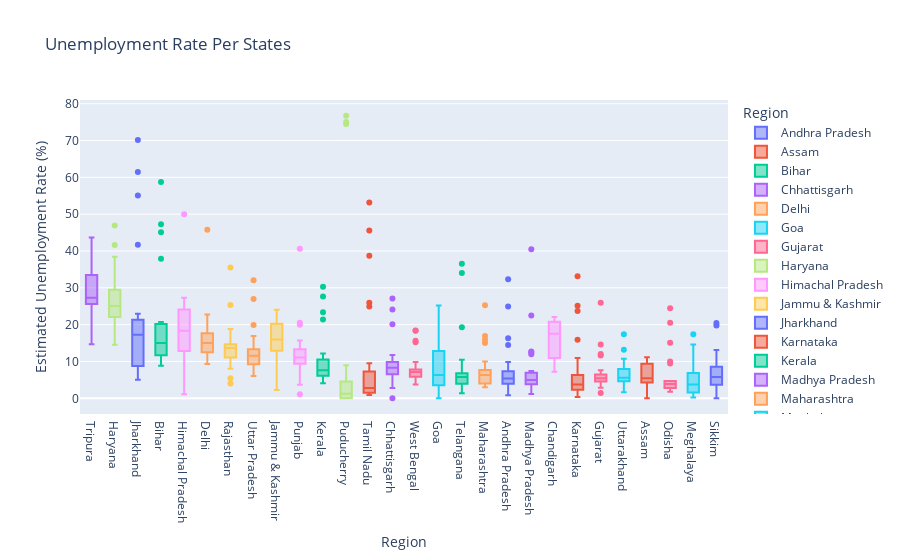

Write notebook code for a chart like this one.
### Markdown cell above
Boxplot of Estimated Unemployment Rate by Region

### Code cell
fig = px.box(unemployment_data, x='Region', y='Estimated Unemployment Rate (%)', color='Region',
             labels={'Region' : 'Region', 'Estimated Unemployment Rate (%)' : 'Estimated Unemployment Rate (%)'},
             title='Unemployment Rate Per States', template='plotly')

fig.update_layout(xaxis={'categoryorder': 'total descending'})
fig.show()

### Figure 1 — Plotly figure (JSON) as saved in the notebook; plotly's stock layout.template omitted (floating-point values rounded to 4 significant figures)
{"data": [{"alignmentgroup": "True", "hovertemplate": "Region=%{x}<br>Estimated Unemployment Rate (%)=%{y}<extra></extra>", "legendgroup": "Andhra Pradesh", "marker": {"color": "#636efa"}, "name": "Andhra Pradesh", "notched": false, "offsetgroup": "Andhra Pradesh", "orientation": "v", "showlegend": true, "type": "box", "x": ["Andhra Pradesh", "Andhra Pradesh", "Andhra Pradesh", "Andhra Pradesh", "Andhra Pradesh", "Andhra Pradesh", "Andhra Pradesh", "Andhra Pradesh", "Andhra Pradesh", "Andhra Pradesh", "Andhra Pradesh", "Andhra Pradesh", "Andhra Pradesh", "Andhra Pradesh", "Andhra Pradesh", "Andhra Pradesh", "Andhra Pradesh", "Andhra Pradesh", "Andhra Pradesh", "Andhra Pradesh", "Andhra Pradesh", "Andhra Pradesh", "Andhra Pradesh", "Andhra Pradesh", "Andhra Pradesh", "Andhra Pradesh", "Andhra Pradesh", "Andhra Pradesh"], "x0": " ", "xaxis": "x", "y": [3.65, 3.05, 3.75, 3.32, 5.17, 3.52, 4.12, 4.38, 4.84, 5.91, 4.06, 16.29, 14.46, 0.85, 6.09, 3.8, 5.64, 4.61, 6.01, 4.7, 7.54, 7.88, 7.11, 5.66, 9.88, 32.3, 24.91, 5.86], "y0": " ", "yaxis": "y"}, {"alignmentgroup": "True", "hovertemplate": "Region=%{x}<br>Estimated Unemployment Rate (%)=%{y}<extra></extra>", "legendgroup": "Assam", "marker": {"color": "#EF553B"}, "name": "Assam", "notched": false, "offsetgroup": "Assam", "orientation": "v", "showlegend": true, "type": "box", "x": ["Assam", "Assam", "Assam", "Assam", "Assam", "Assam", "Assam", "Assam", "Assam", "Assam", "Assam", "Assam", "Assam", "Assam", "Assam", "Assam", "Assam", "Assam", "Assam", "Assam", "Assam", "Assam", "Assam", "Assam", "Assam", "Assam"], "x0": " ", "xaxis": "x", "y": [4.29, 5.08, 4.26, 5.79, 4.46, 4.65, 4.66, 4.29, 3.26, 3.77, 9.38, 0, 7.87, 9.89, 3.21, 10.39, 9.26, 11.17, 6.31, 5.02, 7.24, 9.98, 10.34, 8.37, 10.77, 3.42], "y0": " ", "yaxis": "y"}, {"alignmentgroup": "True", "hovertemplate": "Region=%{x}<br>Estimated Unemployment Rate (%)=%{y}<extra></extra>", "legendgroup": "Bihar", "marker": {"color": "#00cc96"}, "name": "Bihar", "notched": false, "offsetgroup": "Bihar", "orientation": "v", "showlegend": true, "type": "box", "x": ["Bihar", "Bihar", "Bihar", "Bihar", "Bihar", "Bihar", "Bihar", "Bihar", "Bihar", "Bihar", "Bihar", "Bihar", "Bihar", "Bihar", "Bihar", "Bihar", "Bihar", "Bihar", "Bihar", "Bihar", "Bihar", "Bihar", "Bihar", "Bihar", "Bihar", "Bihar", "Bihar", "Bihar"], "x0": " ", "xaxis": "x", "y": [9.27, 10.2, 13.44, 11, 8.87, 12.47, 12.4, 10.16, 9.13, 9.61, 15.39, 45.09, 47.26, 20.49, 19.9, 13.29, 16.41, 17.66, 20.46, 14.06, 17.62, 14.91, 20.69, 15.11, 15.73, 58.77, 37.87, 12.45], "y0": " ", "yaxis": "y"}, {"alignmentgroup": "True", "hovertemplate": "Region=%{x}<br>Estimated Unemployment Rate (%)=%{y}<extra></extra>", "legendgroup": "Chhattisgarh", "marker": {"color": "#ab63fa"}, "name": "Chhattisgarh", "notched": false, "offsetgroup": "Chhattisgarh", "orientation": "v", "showlegend": true, "type": "box", "x": ["Chhattisgarh", "Chhattisgarh", "Chhattisgarh", "Chhattisgarh", "Chhattisgarh", "Chhattisgarh", "Chhattisgarh", "Chhattisgarh", "Chhattisgarh", "Chhattisgarh", "Chhattisgarh", "Chhattisgarh", "Chhattisgarh", "Chhattisgarh", "Chhattisgarh", "Chhattisgarh", "Chhattisgarh", "Chhattisgarh", "Chhattisgarh", "Chhattisgarh", "Chhattisgarh", "Chhattisgarh", "Chhattisgarh", "Chhattisgarh", "Chhattisgarh", "Chhattisgarh", "Chhattisgarh", "Chhattisgarh"], "x0": " ", "xaxis": "x", "y": [9.82, 6.76, 4.54, 4.64, 8.33, 6.96, 2.77, 6.11, 9.89, 7.89, 7.31, 0, 7.64, 10.14, 9.77, 11.77, 8.17, 6.29, 9.46, 10.27, 8.32, 3.57, 9.01, 9.79, 8.21, 20.13, 24.1, 27.07], "y0": " ", "yaxis": "y"}, {"alignmentgroup": "True", "hovertemplate": "Region=%{x}<br>Estimated Unemployment Rate (%)=%{y}<extra></extra>", "legendgroup": "Delhi", "marker": {"color": "#FFA15A"}, "name": "Delhi", "notched": false, "offsetgroup": "Delhi", "orientation": "v", "showlegend": true, "type": "box", "x": ["Delhi", "Delhi", "Delhi", "Delhi", "Delhi", "Delhi", "Delhi", "Delhi", "Delhi", "Delhi", "Delhi", "Delhi", "Delhi", "Delhi", "Delhi", "Delhi", "Delhi", "Delhi", "Delhi", "Delhi", "Delhi", "Delhi", "Delhi", "Delhi", "Delhi", "Delhi", "Delhi", "Delhi"], "x0": " ", "xaxis": "x", "y": [12.56, 9.33, 11.07, 17.18, 12.5, 15.84, 11.11, 16.97, 13.48, 13.81, 15.18, 20.69, 22.76, 21.14, 12.31, 12.76, 14.68, 13.52, 20.59, 12.41, 16.11, 11.07, 22.45, 14.86, 17.09, 16.51, 45.78, 18.11], "y0": " ", "yaxis": "y"}, {"alignmentgroup": "True", "hovertemplate": "Region=%{x}<br>Estimated Unemployment Rate (%)=%{y}<extra></extra>", "legendgroup": "Goa", "marker": {"color": "#19d3f3"}, "name": "Goa", "notched": false, "offsetgroup": "Goa", "orientation": "v", "showlegend": true, "type": "box", "x": ["Goa", "Goa", "Goa", "Goa", "Goa", "Goa", "Goa", "Goa", "Goa", "Goa", "Goa", "Goa", "Goa", "Goa", "Goa", "Goa", "Goa", "Goa", "Goa", "Goa", "Goa", "Goa", "Goa", "Goa"], "x0": " ", "xaxis": "x", "y": [2.91, 5.45, 10.98, 1.98, 3.61, 7.21, 23.71, 3.54, 5.38, 0, 15.91, 20, 2.75, 13.33, 12.28, 4.9, 3.16, 12.31, 25.2, 16.22, 10.92, 4.31, 4.76, 11.76], "y0": " ", "yaxis": "y"}, {"alignmentgroup": "True", "hovertemplate": "Region=%{x}<br>Estimated Unemployment Rate (%)=%{y}<extra></extra>", "legendgroup": "Gujarat", "marker": {"color": "#FF6692"}, "name": "Gujarat", "notched": false, "offsetgroup": "Gujarat", "orientation": "v", "showlegend": true, "type": "box", "x": ["Gujarat", "Gujarat", "Gujarat", "Gujarat", "Gujarat", "Gujarat", "Gujarat", "Gujarat", "Gujarat", "Gujarat", "Gujarat", "Gujarat", "Gujarat", "Gujarat", "Gujarat", "Gujarat", "Gujarat", "Gujarat", "Gujarat", "Gujarat", "Gujarat", "Gujarat", "Gujarat", "Gujarat", "Gujarat", "Gujarat", "Gujarat", "Gujarat"], "x0": " ", "xaxis": "x", "y": [2.88, 4.77, 4.58, 3.7, 6.29, 4.91, 4.68, 3.46, 5.35, 6.64, 7.59, 12, 14.58, 1.41, 4.09, 6.31, 5.15, 4.2, 5.96, 5.45, 7.53, 5.71, 5.82, 6.04, 5.39, 25.94, 11.62, 4.54], "y0": " ", "yaxis": "y"}, {"alignmentgroup": "True", "hovertemplate": "Region=%{x}<br>Estimated Unemployment Rate (%)=%{y}<extra></extra>", "legendgroup": "Haryana", "marker": {"color": "#B6E880"}, "name": "Haryana", "notched": false, "offsetgroup": "Haryana", "orientation": "v", "showlegend": true, "type": "box", "x": ["Haryana", "Haryana", "Haryana", "Haryana", "Haryana", "Haryana", "Haryana", "Haryana", "Haryana", "Haryana", "Haryana", "Haryana", "Haryana", "Haryana", "Haryana", "Haryana", "Haryana", "Haryana", "Haryana", "Haryana", "Haryana", "Haryana", "Haryana", "Haryana", "Haryana", "Haryana", "Haryana", "Haryana"], "x0": " ", "xaxis": "x", "y": [14.54, 23.08, 16.22, 30.94, 16.36, 24.17, 16.59, 29.56, 16.21, 27.19, 23.92, 41.61, 34.22, 35.57, 24.67, 20.42, 25.45, 24.19, 26.84, 21.04, 27.06, 23.65, 27.24, 23.29, 27.14, 46.89, 38.46, 29.41], "y0": " ", "yaxis": "y"}, {"alignmentgroup": "True", "hovertemplate": "Region=%{x}<br>Estimated Unemployment Rate (%)=%{y}<extra></extra>", "legendgroup": "Himachal Pradesh", "marker": {"color": "#FF97FF"}, "name": "Himachal Pradesh", "notched": false, "offsetgroup": "Himachal Pradesh", "orientation": "v", "showlegend": true, "type": "box", "x": ["Himachal Pradesh", "Himachal Pradesh", "Himachal Pradesh", "Himachal Pradesh", "Himachal Pradesh", "Himachal Pradesh", "Himachal Pradesh", "Himachal Pradesh", "Himachal Pradesh", "Himachal Pradesh", "Himachal Pradesh", "Himachal Pradesh", "Himachal Pradesh", "Himachal Pradesh", "Himachal Pradesh", "Himachal Pradesh", "Himachal Pradesh", "Himachal Pradesh", "Himachal Pradesh", "Himachal Pradesh", "Himachal Pradesh", "Himachal Pradesh", "Himachal Pradesh", "Himachal Pradesh", "Himachal Pradesh", "Himachal Pradesh", "Himachal Pradesh", "Himachal Pradesh"], "x0": " ", "xaxis": "x", "y": [13.68, 11.43, 20.59, 18.56, 15.98, 15.81, 22.86, 19.46, 16.67, 15.42, 17.71, 2.13, 25.64, 1.12, 10.88, 21.43, 21.51, 24.48, 12, 23.77, 27.27, 25.32, 18.15, 27.31, 26.44, 2.7, 50, 10.81], "y0": " ", "yaxis": "y"}, {"alignmentgroup": "True", "hovertemplate": "Region=%{x}<br>Estimated Unemployment Rate (%)=%{y}<extra></extra>", "legendgroup": "Jammu & Kashmir", "marker": {"color": "#FECB52"}, "name": "Jammu & Kashmir", "notched": false, "offsetgroup": "Jammu & Kashmir", "orientation": "v", "showlegend": true, "type": "box", "x": ["Jammu & Kashmir", "Jammu & Kashmir", "Jammu & Kashmir", "Jammu & Kashmir", "Jammu & Kashmir", "Jammu & Kashmir", "Jammu & Kashmir", "Jammu & Kashmir", "Jammu & Kashmir", "Jammu & Kashmir", "Jammu & Kashmir", "Jammu & Kashmir", "Jammu & Kashmir", "Jammu & Kashmir", "Jammu & Kashmir", "Jammu & Kashmir", "Jammu & Kashmir", "Jammu & Kashmir", "Jammu & Kashmir", "Jammu & Kashmir", "Jammu & Kashmir"], "x0": " ", "xaxis": "x", "y": [12.78, 12.09, 13.67, 11.32, 19.27, 14.73, 22.19, 21.23, 16, 2.22, 18.97, 23.04, 19.88, 21.55, 24.06, 14.29, 7.02, 18.54, 19.86, 14.29, 12.96], "y0": " ", "yaxis": "y"}, {"alignmentgroup": "True", "hovertemplate": "Region=%{x}<br>Estimated Unemployment Rate (%)=%{y}<extra></extra>", "legendgroup": "Jharkhand", "marker": {"color": "#636efa"}, "name": "Jharkhand", "notched": false, "offsetgroup": "Jharkhand", "orientation": "v", "showlegend": true, "type": "box", "x": ["Jharkhand", "Jharkhand", "Jharkhand", "Jharkhand", "Jharkhand", "Jharkhand", "Jharkhand", "Jharkhand", "Jharkhand", "Jharkhand", "Jharkhand", "Jharkhand", "Jharkhand", "Jharkhand", "Jharkhand", "Jharkhand", "Jharkhand", "Jharkhand", "Jharkhand", "Jharkhand", "Jharkhand", "Jharkhand", "Jharkhand", "Jharkhand", "Jharkhand", "Jharkhand", "Jharkhand", "Jharkhand"], "x0": " ", "xaxis": "x", "y": [7.11, 8.46, 9.98, 12.06, 7.12, 6.57, 8.07, 15.15, 6.16, 9.06, 5.01, 41.72, 55.1, 21.53, 17.23, 20.51, 15.67, 20.25, 21.16, 19.05, 17.34, 22.01, 22.96, 19.67, 16.4, 61.48, 70.17, 19.38], "y0": " ", "yaxis": "y"}, {"alignmentgroup": "True", "hovertemplate": "Region=%{x}<br>Estimated Unemployment Rate (%)=%{y}<extra></extra>", "legendgroup": "Karnataka", "marker": {"color": "#EF553B"}, "name": "Karnataka", "notched": false, "offsetgroup": "Karnataka", "orientation": "v", "showlegend": true, "type": "box", "x": ["Karnataka", "Karnataka", "Karnataka", "Karnataka", "Karnataka", "Karnataka", "Karnataka", "Karnataka", "Karnataka", "Karnataka", "Karnataka", "Karnataka", "Karnataka", "Karnataka", "Karnataka", "Karnataka", "Karnataka", "Karnataka", "Karnataka", "Karnataka", "Karnataka", "Karnataka", "Karnataka", "Karnataka", "Karnataka", "Karnataka", "Karnataka", "Karnataka"], "x0": " ", "xaxis": "x", "y": [5.46, 5.98, 0.52, 0.37, 3.2, 7.13, 1.19, 0.41, 2.57, 4.11, 2.39, 33.17, 23.72, 10.92, 6.56, 5, 2.29, 1.27, 3.57, 3.87, 3.44, 1.56, 3.31, 2.88, 4.92, 25.12, 15.88, 6.12], "y0": " ", "yaxis": "y"}, {"alignmentgroup": "True", "hovertemplate": "Region=%{x}<br>Estimated Unemployment Rate (%)=%{y}<extra></extra>", "legendgroup": "Kerala", "marker": {"color": "#00cc96"}, "name": "Kerala", "notched": false, "offsetgroup": "Kerala", "orientation": "v", "showlegend": true, "type": "box", "x": ["Kerala", "Kerala", "Kerala", "Kerala", "Kerala", "Kerala", "Kerala", "Kerala", "Kerala", "Kerala", "Kerala", "Kerala", "Kerala", "Kerala", "Kerala", "Kerala", "Kerala", "Kerala", "Kerala", "Kerala", "Kerala", "Kerala", "Kerala", "Kerala", "Kerala", "Kerala", "Kerala", "Kerala"], "x0": " ", "xaxis": "x", "y": [6.63, 9, 4.95, 10.32, 5.35, 9.14, 5, 10.77, 4.11, 8.91, 8.85, 10.71, 23.38, 27.66, 6.11, 6.67, 7.58, 7.69, 5.52, 5.35, 6.71, 7.31, 6.65, 6.08, 9.14, 21.43, 30.28, 12.17], "y0": " ", "yaxis": "y"}, {"alignmentgroup": "True", "hovertemplate": "Region=%{x}<br>Estimated Unemployment Rate (%)=%{y}<extra></extra>", "legendgroup": "Madhya Pradesh", "marker": {"color": "#ab63fa"}, "name": "Madhya Pradesh", "notched": false, "offsetgroup": "Madhya Pradesh", "orientation": "v", "showlegend": true, "type": "box", "x": ["Madhya Pradesh", "Madhya Pradesh", "Madhya Pradesh", "Madhya Pradesh", "Madhya Pradesh", "Madhya Pradesh", "Madhya Pradesh", "Madhya Pradesh", "Madhya Pradesh", "Madhya Pradesh", "Madhya Pradesh", "Madhya Pradesh", "Madhya Pradesh", "Madhya Pradesh", "Madhya Pradesh", "Madhya Pradesh", "Madhya Pradesh", "Madhya Pradesh", "Madhya Pradesh", "Madhya Pradesh", "Madhya Pradesh", "Madhya Pradesh", "Madhya Pradesh", "Madhya Pradesh", "Madhya Pradesh", "Madhya Pradesh", "Madhya Pradesh", "Madhya Pradesh"], "x0": " ", "xaxis": "x", "y": [3.63, 4.25, 3.92, 4.94, 3.08, 2.98, 2.72, 2.94, 3.66, 4.42, 1.19, 12.5, 22.46, 6.46, 3.91, 6.38, 7.38, 6.82, 7, 4.4, 6.06, 6.2, 5.17, 4.96, 4.8, 11.94, 40.49, 12.72], "y0": " ", "yaxis": "y"}, {"alignmentgroup": "True", "hovertemplate": "Region=%{x}<br>Estimated Unemployment Rate (%)=%{y}<extra></extra>", "legendgroup": "Maharashtra", "marker": {"color": "#FFA15A"}, "name": "Maharashtra", "notched": false, "offsetgroup": "Maharashtra", "orientation": "v", "showlegend": true, "type": "box", "x": ["Maharashtra", "Maharashtra", "Maharashtra", "Maharashtra", "Maharashtra", "Maharashtra", "Maharashtra", "Maharashtra", "Maharashtra", "Maharashtra", "Maharashtra", "Maharashtra", "Maharashtra", "Maharashtra", "Maharashtra", "Maharashtra", "Maharashtra", "Maharashtra", "Maharashtra", "Maharashtra", "Maharashtra", "Maharashtra", "Maharashtra", "Maharashtra", "Maharashtra", "Maharashtra", "Maharashtra", "Maharashtra"], "x0": " ", "xaxis": "x", "y": [3.67, 4.34, 3.66, 3.76, 4.4, 3.81, 3.68, 3.03, 3.8, 4.24, 5.38, 25.28, 16.89, 9.4, 6.08, 6.46, 6.35, 7.57, 7.6, 7.51, 7.6, 7.83, 6.67, 5.34, 6.34, 14.99, 15.92, 10.01], "y0": " ", "yaxis": "y"}, {"alignmentgroup": "True", "hovertemplate": "Region=%{x}<br>Estimated Unemployment Rate (%)=%{y}<extra></extra>", "legendgroup": "Meghalaya", "marker": {"color": "#19d3f3"}, "name": "Meghalaya", "notched": false, "offsetgroup": "Meghalaya", "orientation": "v", "showlegend": true, "type": "box", "x": ["Meghalaya", "Meghalaya", "Meghalaya", "Meghalaya", "Meghalaya", "Meghalaya", "Meghalaya", "Meghalaya", "Meghalaya", "Meghalaya", "Meghalaya", "Meghalaya", "Meghalaya", "Meghalaya", "Meghalaya", "Meghalaya", "Meghalaya", "Meghalaya", "Meghalaya", "Meghalaya", "Meghalaya", "Meghalaya", "Meghalaya", "Meghalaya", "Meghalaya", "Meghalaya", "Meghalaya"], "x0": " ", "xaxis": "x", "y": [3.16, 4.23, 1.03, 0.52, 0.24, 3.7, 1.5, 1.8, 0.97, 2.76, 1.28, 8.38, 3.73, 1.35, 8.4, 8.66, 4.43, 5.8, 5.3, 7.2, 3.02, 5.21, 4.76, 7.37, 2.8, 17.39, 14.58], "y0": " ", "yaxis": "y"}, {"alignmentgroup": "True", "hovertemplate": "Region=%{x}<br>Estimated Unemployment Rate (%)=%{y}<extra></extra>", "legendgroup": "Odisha", "marker": {"color": "#FF6692"}, "name": "Odisha", "notched": false, "offsetgroup": "Odisha", "orientation": "v", "showlegend": true, "type": "box", "x": ["Odisha", "Odisha", "Odisha", "Odisha", "Odisha", "Odisha", "Odisha", "Odisha", "Odisha", "Odisha", "Odisha", "Odisha", "Odisha", "Odisha", "Odisha", "Odisha", "Odisha", "Odisha", "Odisha", "Odisha", "Odisha", "Odisha", "Odisha", "Odisha", "Odisha", "Odisha", "Odisha", "Odisha"], "x0": " ", "xaxis": "x", "y": [4.17, 4.71, 3.31, 3.68, 4.31, 4.28, 4.72, 4.67, 1.81, 3.31, 15.09, 24.48, 9.45, 4.59, 2.95, 2.63, 1.78, 3.5, 3.78, 4.5, 2.23, 3.36, 2.28, 2.19, 3.96, 20.5, 10, 2.18], "y0": " ", "yaxis": "y"}, {"alignmentgroup": "True", "hovertemplate": "Region=%{x}<br>Estimated Unemployment Rate (%)=%{y}<extra></extra>", "legendgroup": "Puducherry", "marker": {"color": "#B6E880"}, "name": "Puducherry", "notched": false, "offsetgroup": "Puducherry", "orientation": "v", "showlegend": true, "type": "box", "x": ["Puducherry", "Puducherry", "Puducherry", "Puducherry", "Puducherry", "Puducherry", "Puducherry", "Puducherry", "Puducherry", "Puducherry", "Puducherry", "Puducherry", "Puducherry", "Puducherry", "Puducherry", "Puducherry", "Puducherry", "Puducherry", "Puducherry", "Puducherry", "Puducherry", "Puducherry", "Puducherry", "Puducherry", "Puducherry", "Puducherry"], "x0": " ", "xaxis": "x", "y": [0, 0, 0, 4.85, 0, 1.18, 0, 1.99, 0.58, 1.74, 2.31, 74.51, 1.25, 0, 0, 8.95, 1.22, 1.17, 1.37, 5.21, 0.57, 1.78, 0.62, 76.74, 75, 4.55], "y0": " ", "yaxis": "y"}, {"alignmentgroup": "True", "hovertemplate": "Region=%{x}<br>Estimated Unemployment Rate (%)=%{y}<extra></extra>", "legendgroup": "Punjab", "marker": {"color": "#FF97FF"}, "name": "Punjab", "notched": false, "offsetgroup": "Punjab", "orientation": "v", "showlegend": true, "type": "box", "x": ["Punjab", "Punjab", "Punjab", "Punjab", "Punjab", "Punjab", "Punjab", "Punjab", "Punjab", "Punjab", "Punjab", "Punjab", "Punjab", "Punjab", "Punjab", "Punjab", "Punjab", "Punjab", "Punjab", "Punjab", "Punjab", "Punjab", "Punjab", "Punjab", "Punjab", "Punjab", "Punjab", "Punjab"], "x0": " ", "xaxis": "x", "y": [9.17, 12.21, 9.64, 6.69, 8.59, 12.56, 7.07, 6.13, 9.69, 10.41, 10.51, 3.69, 40.59, 20, 13.49, 13.17, 11.61, 11.99, 15.69, 13.75, 10.39, 11.97, 13.68, 11.99, 9.97, 1.13, 20.54, 10.55], "y0": " ", "yaxis": "y"}, {"alignmentgroup": "True", "hovertemplate": "Region=%{x}<br>Estimated Unemployment Rate (%)=%{y}<extra></extra>", "legendgroup": "Rajasthan", "marker": {"color": "#FECB52"}, "name": "Rajasthan", "notched": false, "offsetgroup": "Rajasthan", "orientation": "v", "showlegend": true, "type": "box", "x": ["Rajasthan", "Rajasthan", "Rajasthan", "Rajasthan", "Rajasthan", "Rajasthan", "Rajasthan", "Rajasthan", "Rajasthan", "Rajasthan", "Rajasthan", "Rajasthan", "Rajasthan", "Rajasthan", "Rajasthan", "Rajasthan", "Rajasthan", "Rajasthan", "Rajasthan", "Rajasthan", "Rajasthan", "Rajasthan", "Rajasthan", "Rajasthan", "Rajasthan", "Rajasthan", "Rajasthan", "Rajasthan"], "x0": " ", "xaxis": "x", "y": [4.03, 13.7, 9.7, 12.5, 5.45, 14.66, 10.47, 13.96, 8, 14.48, 9.47, 12.25, 10.45, 13.86, 13.62, 14.36, 11.67, 14.71, 12.63, 13.02, 14.3, 18.04, 18.82, 17.02, 18.54, 35.53, 25.35, 13.04], "y0": " ", "yaxis": "y"}, {"alignmentgroup": "True", "hovertemplate": "Region=%{x}<br>Estimated Unemployment Rate (%)=%{y}<extra></extra>", "legendgroup": "Sikkim", "marker": {"color": "#636efa"}, "name": "Sikkim", "notched": false, "offsetgroup": "Sikkim", "orientation": "v", "showlegend": true, "type": "box", "x": ["Sikkim", "Sikkim", "Sikkim", "Sikkim", "Sikkim", "Sikkim", "Sikkim", "Sikkim", "Sikkim", "Sikkim", "Sikkim", "Sikkim", "Sikkim", "Sikkim", "Sikkim", "Sikkim", "Sikkim"], "x0": " ", "xaxis": "x", "y": [5.48, 13.11, 1, 0, 5.81, 8.2, 7.76, 2.56, 4.82, 4.81, 9.68, 4.04, 7.37, 20.45, 5.77, 19.75, 2.63], "y0": " ", "yaxis": "y"}, {"alignmentgroup": "True", "hovertemplate": "Region=%{x}<br>Estimated Unemployment Rate (%)=%{y}<extra></extra>", "legendgroup": "Tamil Nadu", "marker": {"color": "#EF553B"}, "name": "Tamil Nadu", "notched": false, "offsetgroup": "Tamil Nadu", "orientation": "v", "showlegend": true, "type": "box", "x": ["Tamil Nadu", "Tamil Nadu", "Tamil Nadu", "Tamil Nadu", "Tamil Nadu", "Tamil Nadu", "Tamil Nadu", "Tamil Nadu", "Tamil Nadu", "Tamil Nadu", "Tamil Nadu", "Tamil Nadu", "Tamil Nadu", "Tamil Nadu", "Tamil Nadu", "Tamil Nadu", "Tamil Nadu", "Tamil Nadu", "Tamil Nadu", "Tamil Nadu", "Tamil Nadu", "Tamil Nadu", "Tamil Nadu", "Tamil Nadu", "Tamil Nadu", "Tamil Nadu", "Tamil Nadu", "Tamil Nadu"], "x0": " ", "xaxis": "x", "y": [0.97, 0.92, 6.01, 2.91, 1.71, 1.46, 2.46, 3.73, 1.18, 1.17, 6.36, 53.19, 38.73, 2.06, 0.89, 1.56, 3.18, 9.53, 1.86, 1.13, 2.65, 8.05, 2.05, 3.31, 6.46, 45.55, 25.95, 24.93], "y0": " ", "yaxis": "y"}, {"alignmentgroup": "True", "hovertemplate": "Region=%{x}<br>Estimated Unemployment Rate (%)=%{y}<extra></extra>", "legendgroup": "Telangana", "marker": {"color": "#00cc96"}, "name": "Telangana", "notched": false, "offsetgroup": "Telangana", "orientation": "v", "showlegend": true, "type": "box", "x": ["Telangana", "Telangana", "Telangana", "Telangana", "Telangana", "Telangana", "Telangana", "Telangana", "Telangana", "Telangana", "Telangana", "Telangana", "Telangana", "Telangana", "Telangana", "Telangana", "Telangana", "Telangana", "Telangana", "Telangana", "Telangana", "Telangana", "Telangana", "Telangana", "Telangana", "Telangana", "Telangana", "Telangana"], "x0": " ", "xaxis": "x", "y": [2.23, 5.92, 2.45, 1.4, 5.49, 7.29, 6.47, 1.35, 5.02, 9.02, 5.63, 4.51, 34.01, 19.3, 1.52, 1.43, 3.73, 4.19, 6.19, 6.74, 5.23, 4.22, 6.49, 6.74, 6.1, 10.5, 36.57, 6.92], "y0": " ", "yaxis": "y"}, {"alignmentgroup": "True", "hovertemplate": "Region=%{x}<br>Estimated Unemployment Rate (%)=%{y}<extra></extra>", "legendgroup": "Tripura", "marker": {"color": "#ab63fa"}, "name": "Tripura", "notched": false, "offsetgroup": "Tripura", "orientation": "v", "showlegend": true, "type": "box", "x": ["Tripura", "Tripura", "Tripura", "Tripura", "Tripura", "Tripura", "Tripura", "Tripura", "Tripura", "Tripura", "Tripura", "Tripura", "Tripura", "Tripura", "Tripura", "Tripura", "Tripura", "Tripura", "Tripura", "Tripura", "Tripura", "Tripura", "Tripura", "Tripura", "Tripura", "Tripura", "Tripura", "Tripura"], "x0": " ", "xaxis": "x", "y": [29.25, 26.64, 22.47, 25.49, 30.23, 27.54, 25.25, 26.53, 31.91, 26.22, 31.61, 43.64, 14.71, 18.84, 34.69, 25.59, 25.81, 33.45, 33.57, 26.67, 27.15, 33.48, 34.37, 33.88, 25.69, 34.88, 16.78, 27.47], "y0": " ", "yaxis": "y"}, {"alignmentgroup": "True", "hovertemplate": "Region=%{x}<br>Estimated Unemployment Rate (%)=%{y}<extra></extra>", "legendgroup": "Uttar Pradesh", "marker": {"color": "#FFA15A"}, "name": "Uttar Pradesh", "notched": false, "offsetgroup": "Uttar Pradesh", "orientation": "v", "showlegend": true, "type": "box", "x": ["Uttar Pradesh", "Uttar Pradesh", "Uttar Pradesh", "Uttar Pradesh", "Uttar Pradesh", "Uttar Pradesh", "Uttar Pradesh", "Uttar Pradesh", "Uttar Pradesh", "Uttar Pradesh", "Uttar Pradesh", "Uttar Pradesh", "Uttar Pradesh", "Uttar Pradesh", "Uttar Pradesh", "Uttar Pradesh", "Uttar Pradesh", "Uttar Pradesh", "Uttar Pradesh", "Uttar Pradesh", "Uttar Pradesh", "Uttar Pradesh", "Uttar Pradesh", "Uttar Pradesh", "Uttar Pradesh", "Uttar Pradesh", "Uttar Pradesh", "Uttar Pradesh"], "x0": " ", "xaxis": "x", "y": [10.26, 11.13, 9.19, 11.47, 6.45, 10.18, 6.94, 8.43, 6.06, 8.12, 9.37, 19.92, 16.89, 8.51, 14.4, 11.62, 11.8, 14.73, 13.58, 10.35, 11.31, 12.37, 12.34, 11.65, 12.32, 26.94, 32.06, 13.05], "y0": " ", "yaxis": "y"}, {"alignmentgroup": "True", "hovertemplate": "Region=%{x}<br>Estimated Unemployment Rate (%)=%{y}<extra></extra>", "legendgroup": "Uttarakhand", "marker": {"color": "#19d3f3"}, "name": "Uttarakhand", "notched": false, "offsetgroup": "Uttarakhand", "orientation": "v", "showlegend": true, "type": "box", "x": ["Uttarakhand", "Uttarakhand", "Uttarakhand", "Uttarakhand", "Uttarakhand", "Uttarakhand", "Uttarakhand", "Uttarakhand", "Uttarakhand", "Uttarakhand", "Uttarakhand", "Uttarakhand", "Uttarakhand", "Uttarakhand", "Uttarakhand", "Uttarakhand", "Uttarakhand", "Uttarakhand", "Uttarakhand", "Uttarakhand", "Uttarakhand", "Uttarakhand", "Uttarakhand", "Uttarakhand", "Uttarakhand", "Uttarakhand", "Uttarakhand"], "x0": " ", "xaxis": "x", "y": [1.63, 4.65, 5.74, 6.11, 3.47, 4.83, 5.56, 4.52, 4.17, 4.85, 3.66, 3.57, 10.71, 9.17, 4.69, 6.94, 7.43, 9.62, 4.72, 6.34, 7.39, 8.92, 5.28, 8.15, 13.18, 17.36, 5.08], "y0": " ", "yaxis": "y"}, {"alignmentgroup": "True", "hovertemplate": "Region=%{x}<br>Estimated Unemployment Rate (%)=%{y}<extra></extra>", "legendgroup": "West Bengal", "marker": {"color": "#FF6692"}, "name": "West Bengal", "notched": false, "offsetgroup": "West Bengal", "orientation": "v", "showlegend": true, "type": "box", "x": ["West Bengal", "West Bengal", "West Bengal", "West Bengal", "West Bengal", "West Bengal", "West Bengal", "West Bengal", "West Bengal", "West Bengal", "West Bengal", "West Bengal", "West Bengal", "West Bengal", "West Bengal", "West Bengal", "West Bengal", "West Bengal", "West Bengal", "West Bengal", "West Bengal", "West Bengal", "West Bengal", "West Bengal", "West Bengal", "West Bengal", "West Bengal", "West Bengal"], "x0": " ", "xaxis": "x", "y": [6.02, 5.85, 5.62, 5.58, 5.26, 6.78, 5.83, 5.79, 6.79, 3.78, 7.02, 18.32, 18.43, 4.94, 7.25, 7.38, 7.91, 7.27, 7.79, 7.83, 6.61, 7.24, 7.27, 7.55, 6.67, 15.63, 15.22, 9.86], "y0": " ", "yaxis": "y"}, {"alignmentgroup": "True", "hovertemplate": "Region=%{x}<br>Estimated Unemployment Rate (%)=%{y}<extra></extra>", "legendgroup": "Chandigarh", "marker": {"color": "#FF97FF"}, "name": "Chandigarh", "notched": false, "offsetgroup": "Chandigarh", "orientation": "v", "showlegend": true, "type": "box", "x": ["Chandigarh", "Chandigarh", "Chandigarh", "Chandigarh", "Chandigarh", "Chandigarh", "Chandigarh", "Chandigarh", "Chandigarh", "Chandigarh", "Chandigarh", "Chandigarh"], "x0": " ", "xaxis": "x", "y": [18.35, 12.4, 21.8, 9.52, 20.14, 13.99, 22.05, 8.33, 20, 16.67, 21.43, 7.22], "y0": " ", "yaxis": "y"}], "layout": {"boxmode": "overlay", "legend": {"title": {"text": "Region"}, "tracegroupgap": 0}, "title": {"text": "Unemployment Rate Per States"}, "xaxis": {"anchor": "y", "categoryarray": ["Andhra Pradesh", "Assam", "Bihar", "Chhattisgarh", "Delhi", "Goa", "Gujarat", "Haryana", "Himachal Pradesh", "Jammu & Kashmir", "Jharkhand", "Karnataka", "Kerala", "Madhya Pradesh", "Maharashtra", "Meghalaya", "Odisha", "Puducherry", "Punjab", "Rajasthan", "Sikkim", "Tamil Nadu", "Telangana", "Tripura", "Uttar Pradesh", "Uttarakhand", "West Bengal", null, "Chandigarh"], "categoryorder": "total descending", "domain": [0, 1], "title": {"text": "Region"}}, "yaxis": {"anchor": "x", "domain": [0, 1], "title": {"text": "Estimated Unemployment Rate (%)"}}}}
